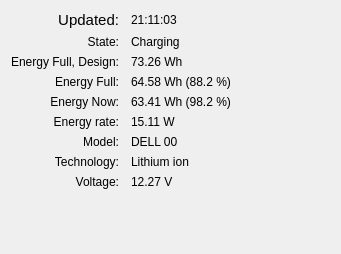
<?xml version="1.0" encoding="UTF-8"?>
<ui version="4.0">
 <class>BatteryInfoFrame</class>
 <widget class="QFrame" name="BatteryInfoFrame">
  <property name="geometry">
   <rect>
    <x>0</x>
    <y>0</y>
    <width>341</width>
    <height>254</height>
   </rect>
  </property>
  <property name="windowTitle">
   <string>Power Management</string>
  </property>
  <layout class="QFormLayout" name="formLayout">
   <property name="fieldGrowthPolicy">
    <enum>QFormLayout::AllNonFixedFieldsGrow</enum>
   </property>
   <property name="labelAlignment">
    <set>Qt::AlignRight|Qt::AlignTrailing|Qt::AlignVCenter</set>
   </property>
   <property name="horizontalSpacing">
    <number>12</number>
   </property>
   <item row="0" column="0">
    <widget class="QLabel" name="updatedCaption">
     <property name="font">
      <font>
       <pointsize>11</pointsize>
      </font>
     </property>
     <property name="text">
      <string>Updated:</string>
     </property>
     <property name="alignment">
      <set>Qt::AlignRight|Qt::AlignTrailing|Qt::AlignVCenter</set>
     </property>
    </widget>
   </item>
   <item row="0" column="1">
    <widget class="QLabel" name="updatedValue">
     <property name="text">
      <string notr="true">21:11:03</string>
     </property>
    </widget>
   </item>
   <item row="1" column="0">
    <widget class="QLabel" name="stateCaption">
     <property name="text">
      <string>State:</string>
     </property>
     <property name="alignment">
      <set>Qt::AlignRight|Qt::AlignTrailing|Qt::AlignVCenter</set>
     </property>
    </widget>
   </item>
   <item row="1" column="1">
    <widget class="QLabel" name="stateValue">
     <property name="text">
      <string notr="true">Charging</string>
     </property>
    </widget>
   </item>
   <item row="2" column="0">
    <widget class="QLabel" name="energyFullDesignCaption">
     <property name="text">
      <string>Energy Full, Design:</string>
     </property>
     <property name="alignment">
      <set>Qt::AlignRight|Qt::AlignTrailing|Qt::AlignVCenter</set>
     </property>
    </widget>
   </item>
   <item row="2" column="1">
    <widget class="QLabel" name="energyFullDesignValue">
     <property name="text">
      <string notr="true">73.26 Wh</string>
     </property>
    </widget>
   </item>
   <item row="3" column="0">
    <widget class="QLabel" name="energyFullCaption">
     <property name="text">
      <string>Energy Full:</string>
     </property>
     <property name="alignment">
      <set>Qt::AlignRight|Qt::AlignTrailing|Qt::AlignVCenter</set>
     </property>
    </widget>
   </item>
   <item row="3" column="1">
    <widget class="QLabel" name="energyFullValue">
     <property name="text">
      <string notr="true">64.58 Wh (88.2 %)</string>
     </property>
    </widget>
   </item>
   <item row="4" column="0">
    <widget class="QLabel" name="energyCaption">
     <property name="text">
      <string>Energy Now:</string>
     </property>
     <property name="alignment">
      <set>Qt::AlignRight|Qt::AlignTrailing|Qt::AlignVCenter</set>
     </property>
    </widget>
   </item>
   <item row="4" column="1">
    <widget class="QLabel" name="energyValue">
     <property name="text">
      <string notr="true">63.41 Wh (98.2 %)</string>
     </property>
    </widget>
   </item>
   <item row="5" column="0">
    <widget class="QLabel" name="energyRateCaption">
     <property name="text">
      <string>Energy rate:</string>
     </property>
     <property name="alignment">
      <set>Qt::AlignRight|Qt::AlignTrailing|Qt::AlignVCenter</set>
     </property>
    </widget>
   </item>
   <item row="5" column="1">
    <widget class="QLabel" name="energyRateValue">
     <property name="text">
      <string notr="true">15.11 W</string>
     </property>
    </widget>
   </item>
   <item row="6" column="0">
    <widget class="QLabel" name="modelCaption">
     <property name="text">
      <string>Model:</string>
     </property>
     <property name="alignment">
      <set>Qt::AlignRight|Qt::AlignTrailing|Qt::AlignVCenter</set>
     </property>
    </widget>
   </item>
   <item row="6" column="1">
    <widget class="QLabel" name="modelValue">
     <property name="text">
      <string notr="true">DELL 00</string>
     </property>
    </widget>
   </item>
   <item row="7" column="0">
    <widget class="QLabel" name="technologyCaption">
     <property name="text">
      <string>Technology:</string>
     </property>
     <property name="alignment">
      <set>Qt::AlignRight|Qt::AlignTrailing|Qt::AlignVCenter</set>
     </property>
    </widget>
   </item>
   <item row="7" column="1">
    <widget class="QLabel" name="technologyValue">
     <property name="text">
      <string notr="true">Lithium ion</string>
     </property>
    </widget>
   </item>
   <item row="8" column="0">
    <widget class="QLabel" name="voltageCaption">
     <property name="text">
      <string>Voltage:</string>
     </property>
     <property name="alignment">
      <set>Qt::AlignRight|Qt::AlignTrailing|Qt::AlignVCenter</set>
     </property>
    </widget>
   </item>
   <item row="8" column="1">
    <widget class="QLabel" name="voltageValue">
     <property name="text">
      <string notr="true">12.27 V</string>
     </property>
    </widget>
   </item>
  </layout>
 </widget>
 <resources/>
 <connections/>
</ui>
